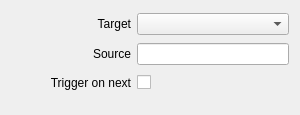
<?xml version="1.0" encoding="UTF-8"?>
<ui version="4.0">
 <class>InspectorNetworkSourceWidget</class>
 <widget class="QWidget" name="InspectorNetworkSourceWidget">
  <property name="geometry">
   <rect>
    <x>0</x>
    <y>0</y>
    <width>300</width>
    <height>115</height>
   </rect>
  </property>
  <property name="sizePolicy">
   <sizepolicy hsizetype="Expanding" vsizetype="Preferred">
    <horstretch>0</horstretch>
    <verstretch>0</verstretch>
   </sizepolicy>
  </property>
  <layout class="QGridLayout" name="gridLayout">
   <property name="bottomMargin">
    <number>20</number>
   </property>
   <item row="2" column="0">
    <widget class="QLabel" name="labelTriggerOnNext">
     <property name="minimumSize">
      <size>
       <width>120</width>
       <height>0</height>
      </size>
     </property>
     <property name="text">
      <string>Trigger on next</string>
     </property>
     <property name="alignment">
      <set>Qt::AlignRight|Qt::AlignTrailing|Qt::AlignVCenter</set>
     </property>
    </widget>
   </item>
   <item row="2" column="1">
    <layout class="QHBoxLayout" name="horizontalLayoutTriggerOnNext">
     <item>
      <widget class="QCheckBox" name="checkBoxTriggerOnNext">
       <property name="layoutDirection">
        <enum>Qt::RightToLeft</enum>
       </property>
       <property name="text">
        <string/>
       </property>
      </widget>
     </item>
     <item>
      <spacer name="horizontalSpacerTriggerOnNext2">
       <property name="orientation">
        <enum>Qt::Horizontal</enum>
       </property>
       <property name="sizeHint" stdset="0">
        <size>
         <width>40</width>
         <height>20</height>
        </size>
       </property>
      </spacer>
     </item>
    </layout>
   </item>
   <item row="1" column="0">
    <widget class="QLabel" name="labelSource">
     <property name="minimumSize">
      <size>
       <width>120</width>
       <height>0</height>
      </size>
     </property>
     <property name="text">
      <string>Source</string>
     </property>
     <property name="alignment">
      <set>Qt::AlignRight|Qt::AlignTrailing|Qt::AlignVCenter</set>
     </property>
    </widget>
   </item>
   <item row="1" column="1">
    <widget class="QLineEdit" name="lineEditSource"/>
   </item>
   <item row="0" column="0">
    <widget class="QLabel" name="labelTarget">
     <property name="minimumSize">
      <size>
       <width>120</width>
       <height>0</height>
      </size>
     </property>
     <property name="text">
      <string>Target</string>
     </property>
     <property name="alignment">
      <set>Qt::AlignRight|Qt::AlignTrailing|Qt::AlignVCenter</set>
     </property>
    </widget>
   </item>
   <item row="0" column="1">
    <widget class="QComboBox" name="comboBoxTarget">
     <property name="sizePolicy">
      <sizepolicy hsizetype="Expanding" vsizetype="Fixed">
       <horstretch>0</horstretch>
       <verstretch>0</verstretch>
      </sizepolicy>
     </property>
    </widget>
   </item>
  </layout>
 </widget>
 <tabstops>
  <tabstop>comboBoxTarget</tabstop>
  <tabstop>lineEditSource</tabstop>
  <tabstop>checkBoxTriggerOnNext</tabstop>
 </tabstops>
 <resources/>
 <connections>
  <connection>
   <sender>lineEditSource</sender>
   <signal>textChanged(QString)</signal>
   <receiver>InspectorNetworkSourceWidget</receiver>
   <slot>sourceChanged(QString)</slot>
   <hints>
    <hint type="sourcelabel">
     <x>150</x>
     <y>49</y>
    </hint>
    <hint type="destinationlabel">
     <x>184</x>
     <y>55</y>
    </hint>
   </hints>
  </connection>
  <connection>
   <sender>comboBoxTarget</sender>
   <signal>currentIndexChanged(int)</signal>
   <receiver>InspectorNetworkSourceWidget</receiver>
   <slot>targetChanged(int)</slot>
   <hints>
    <hint type="sourcelabel">
     <x>151</x>
     <y>18</y>
    </hint>
    <hint type="destinationlabel">
     <x>184</x>
     <y>14</y>
    </hint>
   </hints>
  </connection>
  <connection>
   <sender>checkBoxTriggerOnNext</sender>
   <signal>stateChanged(int)</signal>
   <receiver>InspectorNetworkSourceWidget</receiver>
   <slot>triggerOnNextChanged(int)</slot>
   <hints>
    <hint type="sourcelabel">
     <x>102</x>
     <y>72</y>
    </hint>
    <hint type="destinationlabel">
     <x>188</x>
     <y>90</y>
    </hint>
   </hints>
  </connection>
 </connections>
 <slots>
  <slot>targetChanged(int)</slot>
  <slot>sourceChanged(QString)</slot>
  <slot>triggerOnNextChanged(int)</slot>
 </slots>
</ui>
